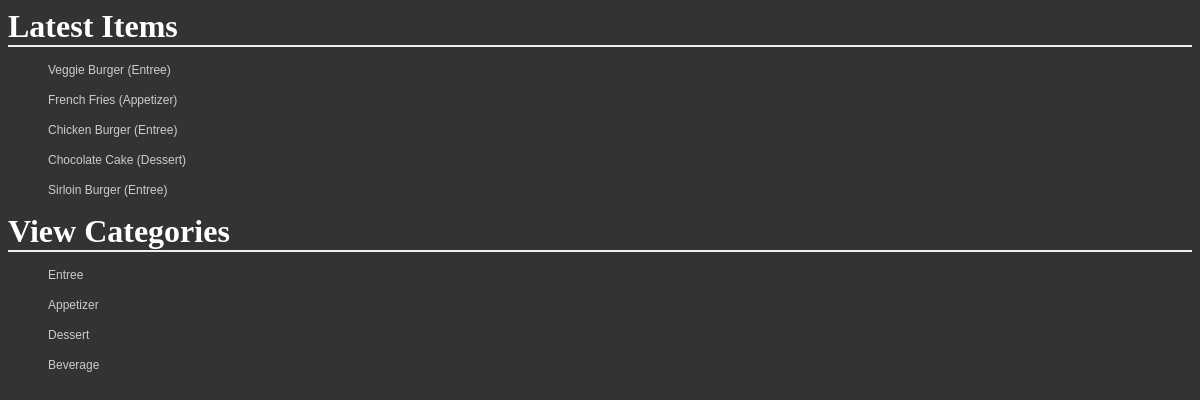
The page / on the database its author committed.
### database_setup.py (models this page shows, shortened)
class CatalogItem(Base):
    __tablename__ = 'catalog_item'
    id = Column(Integer, primary_key = True)
    name = Column(String(250), nullable = False)
    price = Column(String(8))
    category = Column(String(250))
    description = Column(String(250))
    dt_added = Column(DateTime, nullable = False, default = datetime.datetime.now())
    dt_modded = Column(DateTime, nullable = False, default = datetime.datetime.now(), onupdate = datetime.datetime.now())
    user_id = Column(Integer, ForeignKey('user.id'))
    user = relationship(User)

### final_project.py (the view)
@app.route('/', methods = ['GET'])
def itemList():
    items = session.query(CatalogItem).order_by(CatalogItem.dt_modded).limit(5)
    categories = dbfunctions.getUnique(CatalogItem.category)
    cat_name = list(k[0] for k in categories)
    return render_template('index.html', items = items, categories = cat_name)

### dbfunctions.py (called while the page is built)
def getUnique(cls_attr):
    return session.query(cls_attr).distinct(cls_attr).all()

### templates/index.html
{% extends 'base.html' %}
{% block content %}
<h1>Latest Items</h1>
{% for each in items %}
<div>
  <ul>
  <a href="{{url_for('viewCatalogItem', category = each.category, item_id = each.id)}}">
    <p>{{ '%s (%s)' % (each.name, each.category) }}</p>
  </a>
  </ul>
</div>
{% endfor %}
<h1>View Categories</h1>
<div>
  {% for cat in categories %}
  <ul>
    <a href="{{url_for('viewCategory', category = cat)}}"><p>{{cat}}</p></a>
  </ul>
  {% endfor %}
</div>
{% endblock %}

### static/styles.css (style rules this page uses)
body { font-family: sans-serif; background-image: url('img3.jpg'); background-color: #333333 }
h1, h2, h3, h4 { color: #FFFFFF; }
h1, h2 { font-family: 'Georgia', serif; margin: 0; }
h1 { border-bottom: 2px solid #eee; }
p, dd, dt { color: #CCCCCC; }
a { text-decoration: none; color:#FFFFCC; font-size: .75em; }

### rows shown on the page
CatalogItem: name+category "Veggie Burger (Entree)"
CatalogItem: name+category "French Fries (Appetizer)"
CatalogItem: name+category "Chicken Burger (Entree)"
CatalogItem: name+category "Chocolate Cake (Dessert)"
CatalogItem: name+category "Sirloin Burger (Entree)"

### other values the page prints
{{ cat }} "Entree" "Appetizer" "Dessert" "Beverage"
